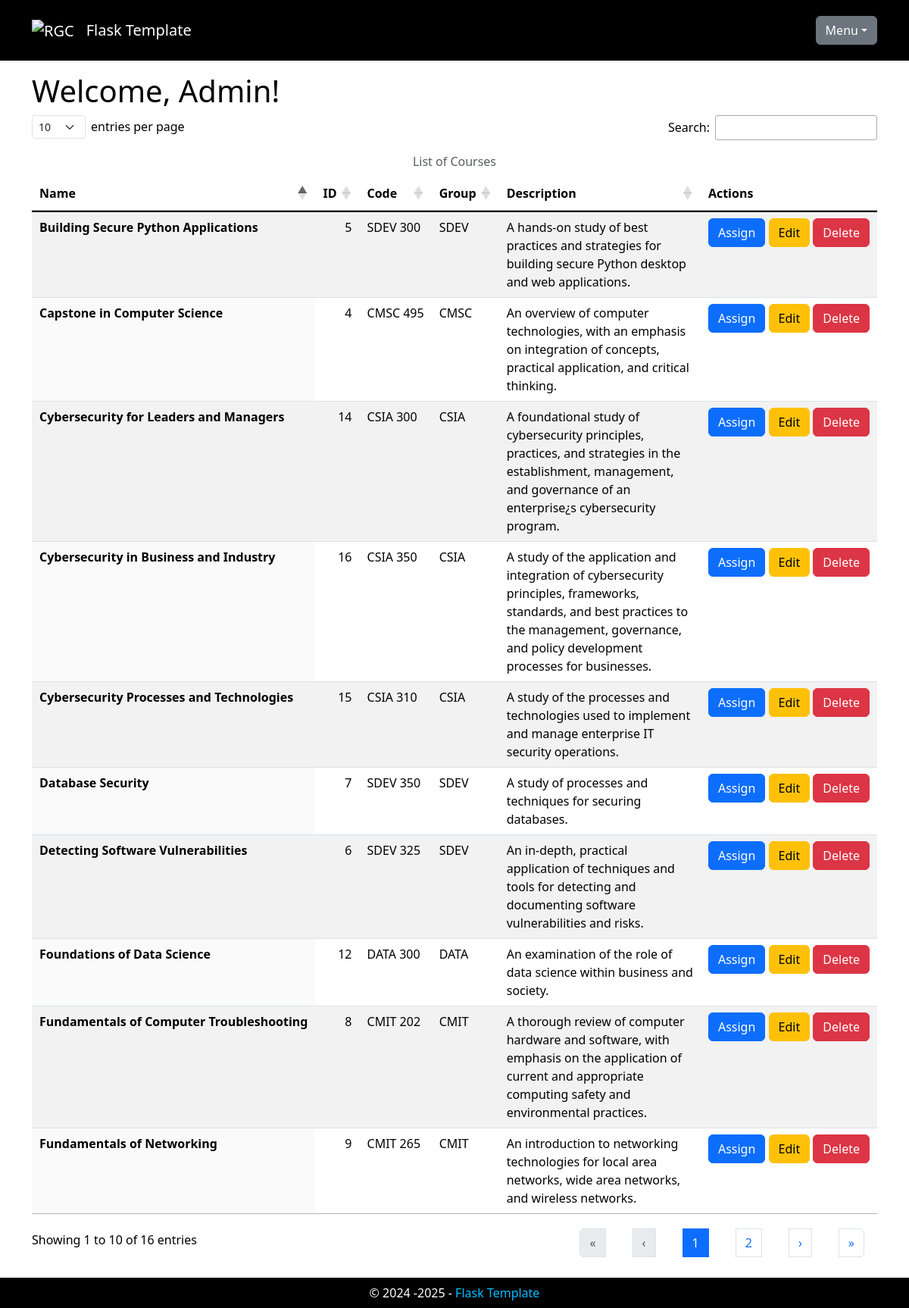
The app's page /courses (signed in), older data.
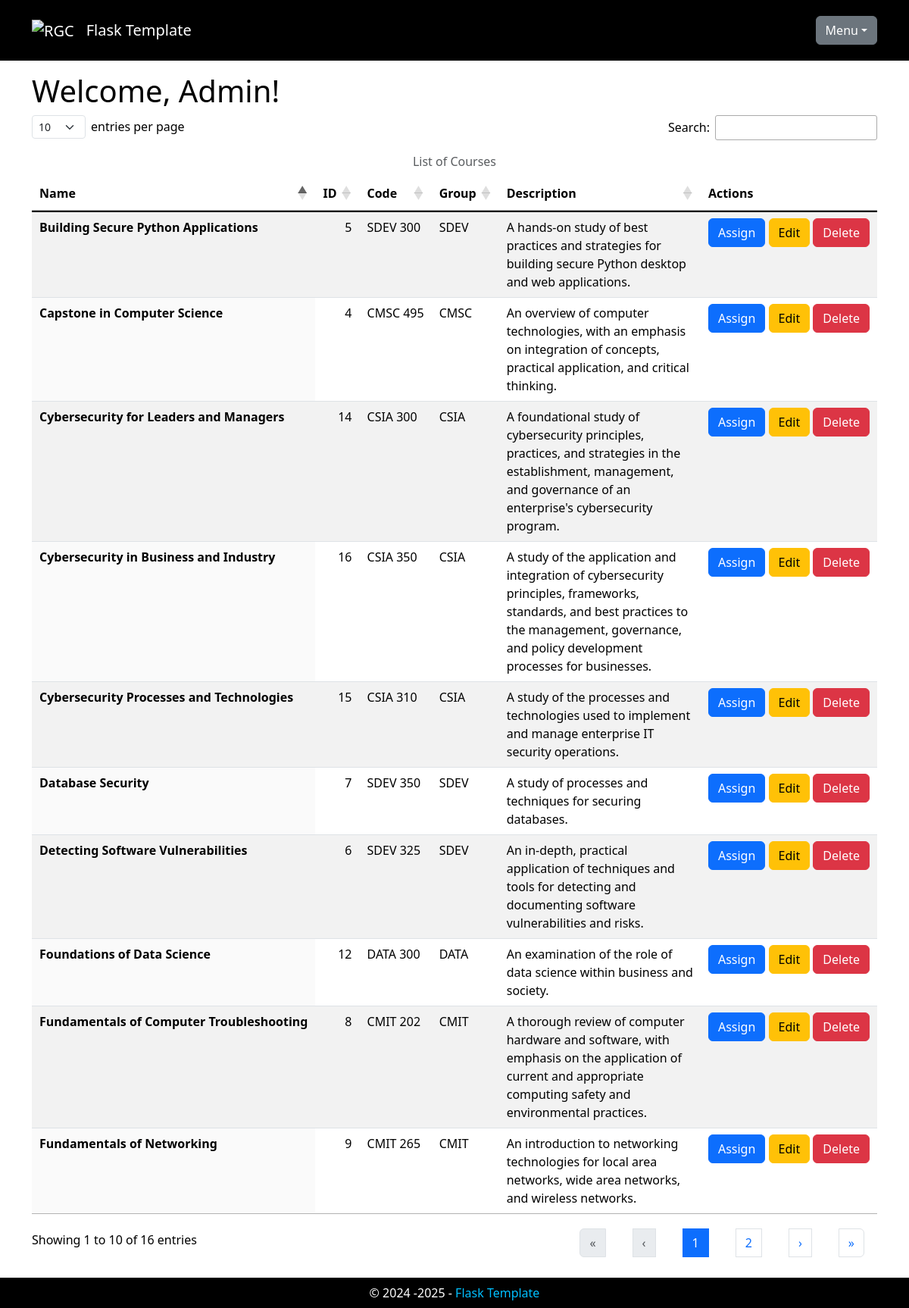
The same page, newer data.
### app/models.py (models this page shows, shortened)
class Course(db.Model):
    __tablename__ = 'courses'
    course_id: Mapped[int] = mapped_column(primary_key=True)
    course_name: Mapped[str] = mapped_column(
        String(64), index=True, unique=True)
    course_code: Mapped[str] = mapped_column(
        String(64), unique=True)
    course_group: Mapped[Optional[str]] = mapped_column(
        String(64))
    course_desc: Mapped[Optional[str]] = mapped_column(
        String(256))
    associations: Mapped[List['Association']] = relationship(
        back_populates='course', cascade='all, delete-orphan')

### app/main/main_routes.py (the view)
@bp.route('/courses')
@login_required
def courses():
    if not current_user.is_admin:
        flash(NOT_AUTH_MSG1)
        return redirect(url_for(INDEX_PAGE))
    _page_title = 'List of Courses'
    _courses = Course.query.all()
    _courses = [_courses] if not isinstance(_courses, list) else _courses
    _html = render_template('main/courses.html', page_title=_page_title,
                            courses=_courses)
    return _html

### app/models.py (called while the page is built)
@login.user_loader
def load_user(user_id):
    validate_input('user_id', user_id, int)
    return db.session.get(User, user_id)

    def get_id(self):
        return self.user_id

### app/templates/main/courses.html (shortened to what this page needs)
{% extends "base.html" %}
{% block head %}
{{ super() }}
<link rel="stylesheet" type="text/css" href="{{ url_for('static', filename='css/dataTables.dataTables.min.css') }}">
<link rel="stylesheet" type="text/css" href="{{ url_for('static', filename='css/dataTables.bootstrap5.min.css') }}">
{% endblock %}
{% block content %}
{% if not current_user.is_admin %}
<h1>Welcome!</h1>
<p>This page is restricted to administrators.</p>
{% else %}
<h1>Welcome, {{ current_user.username }}!</h1>
<table id="data-table" class="table table-striped display caption-top">
  <caption class="text-center">List of Courses</caption>
  <thead>
    <tr>
      <th scope="col">Name</th>
      <th scope="col">ID</th>
      <th scope="col">Code</th>
      <th scope="col">Group</th>
      <th scope="col">Description</th>
      {% if current_user.is_admin %}
      <th scope="col">Actions</th>
      {% endif %}
    </tr>
  </thead>
  <tbody class="table-group-divider">
    {% for course in courses %}
    <tr>
      <th scope="row" class="text-nowrap">{{ course.course_name }}</th>
      <td class="text-nowrap">{{ course.course_id }}</td>
      <td class="text-nowrap">{{ course.course_code }}</td>
      <td class="text-nowrap">{{ course.course_group }}</td>
      <td>{{ course.course_desc }}</td>
      {% if current_user.is_admin %}
      <td class="text-nowrap">
        <a class="btn btn-primary" href="{{ url_for('admin.assign_course', course_id=course.course_id) }}"
          title="Assign">Assign</a>
        <a class="btn btn-warning" href="{{ url_for('admin.edit_course', course_id=course.course_id) }}"
          title="Edit">Edit</a>
        <a class="btn btn-danger" href="{{ url_for('admin.delete_course', course_id=course.course_id) }}"
          title="Delete">Delete</a>
      </td>
      {% endif %}
    </tr>
    {% endfor %}
  </tbody>
</table>
{% endif %}
{% endblock %}

Row changes from the older to the newer data that the page shows:
changed Course "Cybersecurity for Leaders and Managers": course_desc "…and governance of an enterprise¿s cybersecurity program." → "…and governance of an enterprise's cybersecurity program."
